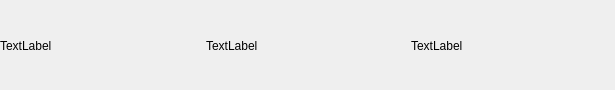
<?xml version="1.0" encoding="UTF-8"?>
<ui version="4.0">
 <class>PlaylistListWidgetYes</class>
 <widget class="QWidget" name="PlaylistListWidgetYes">
  <property name="geometry">
   <rect>
    <x>0</x>
    <y>0</y>
    <width>615</width>
    <height>90</height>
   </rect>
  </property>
  <property name="windowTitle">
   <string>Form</string>
  </property>
  <widget class="QWidget" name="horizontalLayoutWidget">
   <property name="geometry">
    <rect>
     <x>0</x>
     <y>0</y>
     <width>611</width>
     <height>91</height>
    </rect>
   </property>
   <layout class="QHBoxLayout" name="horizontalLayout">
    <item>
     <widget class="QLabel" name="labelIcon">
      <property name="text">
       <string>TextLabel</string>
      </property>
     </widget>
    </item>
    <item>
     <widget class="QLabel" name="labelName">
      <property name="text">
       <string>TextLabel</string>
      </property>
     </widget>
    </item>
    <item>
     <widget class="QLabel" name="labelNumSong">
      <property name="text">
       <string>TextLabel</string>
      </property>
     </widget>
    </item>
   </layout>
  </widget>
 </widget>
 <resources/>
 <connections/>
</ui>
